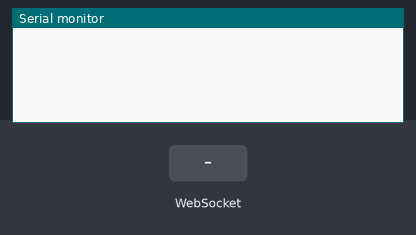
This sketch was run on a simulated ESP8266 (NodeMCU). Parts: the last lines printed to the serial monitor. Inputs (shaded band) come from the test bench. WiFi joins after 1.5 s; servers stay silent unless stated.

Above: at 2.7 s.
2.8 s: WebSocket text "LED_ON" received
At 4.0 s:
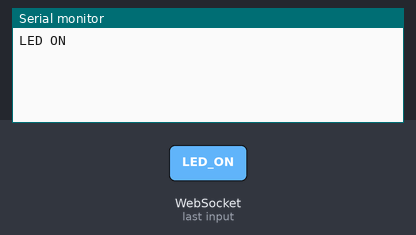
4.3 s: WebSocket text "LED_OFF" received
At 5.4 s:
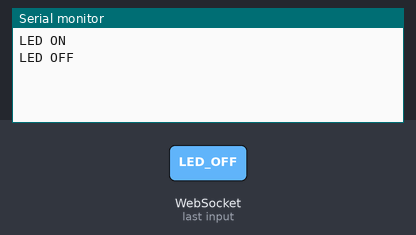

The sketch:

web1.ino
```cpp
#include <ESP8266WiFi.h>
#include <ESPAsyncWebServer.h>
const char* ssid = " Cafe Hoang Mai";
const char* password = "12345678";
// để đưa đoạn code HTML vào chương trình Arduino, cần chuyển đổi code HTML sang dạng char
const char index_html[] PROGMEM = ""
                                  "<!DOCTYPE HTML>"
                                  "<html>"
                                  "<head>"
                                  " <title>ESP8266 WebSocket</title>"
                                  "</head>"
                                  "<body>"
                                  " <div> Webscoket status <span id=\"status\" style=\"font-weight: bold;\"> disconnected </span> </div>"
                                  " <div> ESP8266 Button Status <input type=\"checkbox\" id=\"btn\" name=\"btn\" /> </div>"
                                  " <div> Control LED <input type=\"checkbox\" id=\"led\" name=\"led\" disabled=\"true\" /> </div>"
                                  " <script type=\"text/javascript\">"
                                  " var button = document.getElementById('btn');"
                                  " var led = document.getElementById('led');"
                                  " var status = document.getElementById('status');"
                                  " var url = window.location.host;"
                                  " var ws = new WebSocket('ws://' + url + '/ws');"
                                  " ws.onopen = function()"
                                  " {"
                                  " status.text = 'Connected';"
                                  " led.disabled = false;"
                                  " };"
                                  " ws.onmessage = function(evt)"
                                  " {"
                                  " if(evt.data == 'BTN_PRESSED') {"
                                  " button.checked = true;"
                                  " } else if(evt.data == 'BTN_RELEASE') {"
                                  " button.checked = false;"
                                  " }"
                                  " };"
                                  " ws.onclose = function() {"
                                  " led.disabled = true;"
                                  " status.text = 'Disconnected';"
                                  " };"
                                  " led.onchange = function() {"
                                  " var status = 'LED_OFF';"
                                  " if (led.checked) {"
                                  " status = 'LED_ON';"
                                  " }"
                                  " ws.send(status)"
                                  " }"
                                  " </script>"
                                  "</body>"
                                  "</html>";
AsyncWebServer server(80);
AsyncWebSocket ws("/ws");
// Hàm xử lí sự kiện trên Server khi client là browser phát sự kiện
void onWsEvent(AsyncWebSocket * server, AsyncWebSocketClient * client, AwsEventType type, void * arg, uint8_t *data,
               size_t len) {
  if (type == WS_EVT_DATA && len > 0) { // type: loại sự kiện mà server nhận được. Nếu sự kiện nhận được là từ websocket thì bắt đầu xử lí
    data[len] = 0;
    String data_str = String((char*)data); // ép kiểu, đổi từ kiểu char sang String
    if (data_str == "LED_ON") {
      //digitalWrite(LED, 0); // Khi client phát sự kiện "LED_ON" thì server sẽ bật LED
      Serial.println("LED ON");
    } else if (data_str == "LED_OFF") {
      //digitalWrite(LED, 1); // Khi client phát sự kiện "LED_OFF" thì server sẽ tắt LED
      Serial.println("LED OFF");
    }
  }
}

int i =0;
void setup()
{
  Serial.begin(9600);
  //Serial.setDebugOutput(true);
  WiFi.mode(WIFI_AP_STA);
  WiFi.begin(ssid, password);
  if (WiFi.waitForConnectResult() != WL_CONNECTED) {
    Serial.println("STA: Failed!\n");
    WiFi.disconnect(false);
    delay(1000);
    WiFi.begin(ssid, password);
  }
  ws.onEvent(onWsEvent); // gọi hàm onWsEvent
  server.addHandler(&ws);
  server.on("/", HTTP_GET, [](AsyncWebServerRequest * request) {
    request->send_P(200, "text/html", index_html); // trả về file index.html trên giao diện browser khi browser truy cập vào IP của server
  });
  server.begin(); // khởi động server
}
void loop()
{
  i++;
  if(i%2)  ws.textAll("BTN_PRESSED");
  else ws.textAll("BTN_RELEASE");
  delay(2000);
}
```

Measured:
- after the input at 2.8 s, the serial monitor: prints a new line at once (image 1)
- after the input at 4.3 s, the serial monitor: prints a new line at once (image 2)
